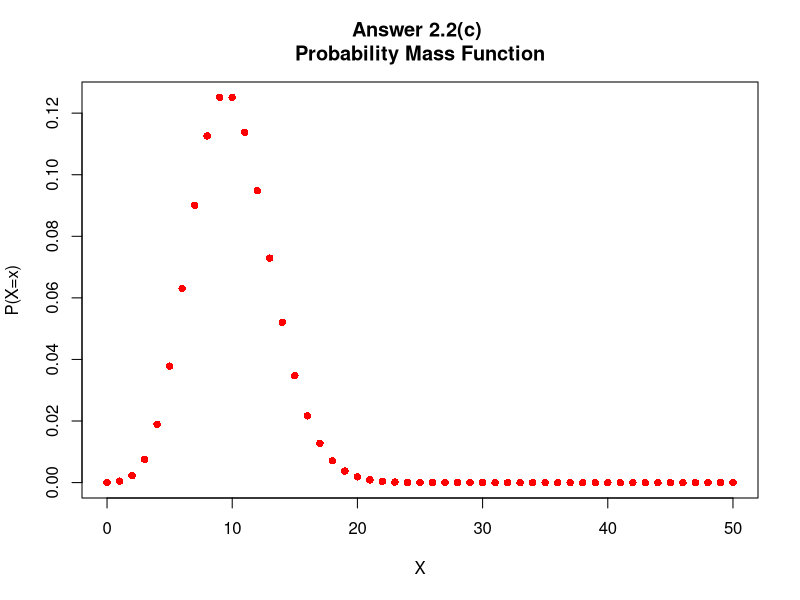

Write the R code that produced this figure.
f = function(k,lambda)
{
  (lambda^k)*(exp(-lambda))/(factorial(k))
}

lambda_value = 10
k_values = seq(from = 0, to = 50,by = 1)
pmf_values = f(k_values,lambda_value)
plot(k_values,pmf_values,col="red",
     main = "Answer 2.2(c) \nProbability Mass Function",
     xlab = "X",
     ylab = "P(X=x)",
     pch = 16,type ="p")

